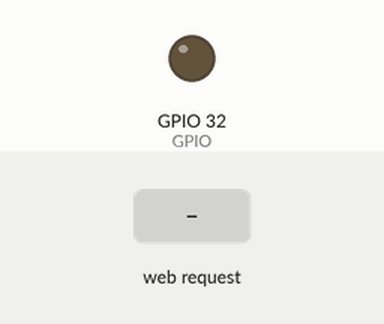
A sketch run on a simulated ESP32. Shown: output pins drawn as LEDs (lit = HIGH). The test bench sets the inputs (shaded band). WiFi joins after 1.5 s; servers stay silent unless stated; what the sketch prints to the serial monitor is not drawn.

Above: at 2.7 s.
2.8 s: HTTP request GET /bithigh received
At 3.9 s:
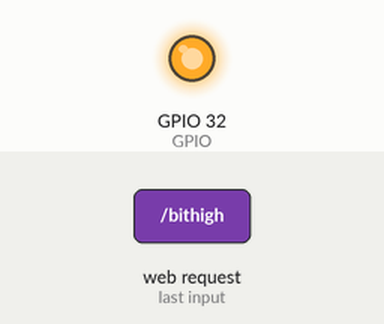
4.3 s: HTTP request GET /bitlow received
At 5.1 s:
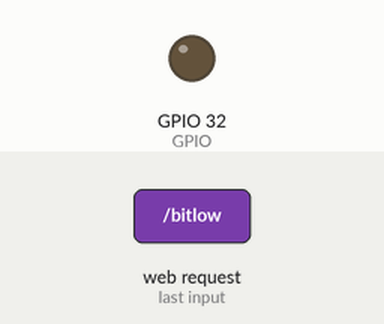
Timing chart, 0 to 7.3 s (numbered marks = the images above; inputs shaded):
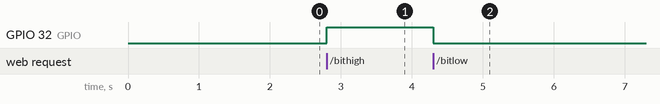

Measured:
- after the input at 2.8 s, GPIO 32 (GPIO): LOW → HIGH at once
- after the input at 4.3 s, GPIO 32 (GPIO): HIGH → LOW at once

The sketch:

servidorWeb.ino
```cpp
// Load Wi-Fi library
#include <WiFi.h>
#include <WebServer.h>

#define GPIO 32

// Replace with your network credentials
const char* ssid = "";
const char* password = "";

// Set web server port number to 80
WebServer server(80);

String page1 = "<!DOCTYPE HTML>\n<HTML>\n<H0 style='font-size:60px; color:purple;'> MI PROYECTO PHR </H0>\n<a href=\"/bitlow\"\">";
String page2 = "<button style='FONT-SIZE: 50px; HEIGHT: 200px;WIDTH: 300px; 126px; Z-INDEX: 0; TOP: 200px; background-color: #f44336; border-radius: 12px;'> APAGAR </button> </a>\n";
String page3 = "<a href=\"/bithigh\"\"> <button style='FONT-SIZE: 50px; HEIGHT: 200px;WIDTH: 300px; 126px; Z-INDEX: 0; TOP: 200px; border-radius: 12px;'> ENCENDER </button> </a>\n</html>\n";

void setup() {
  Serial.begin(115200);
  // Initialize the output variables as outputs

  pinMode (GPIO, OUTPUT);

  // Connect to Wi-Fi network with SSID and password
  Serial.print("Connecting to ");
  Serial.println(ssid);
  WiFi.begin(ssid, password);
  while (WiFi.status() != WL_CONNECTED) {
    delay(500);
    Serial.print(".");
  }
  // Print local IP address and start web server
  Serial.println("");
  Serial.println("WiFi connected.");
  Serial.println("IP address: ");
  Serial.println(WiFi.localIP());


  //Gestiona cada petición al servidor página home
  server.on("/", homePage);

  //Gestiona cada petición al servidor página para una opción
  server.on("/bithigh", bithigh);

  //Gestiona cada petición al servidor página para otra opción
  server.on("/bitlow", bitlow);

  //Recurso no encontrado
  server.onNotFound(peticionNotFound);

  server.begin();
}

void loop(){
  server.handleClient();
}

void peticionNotFound(){
  server.send(404, "text/plain", "Not found");
}

void homePage() {
  server.send(200, "text/html", page1+page2+page3);
}

void bithigh() {
  digitalWrite(GPIO, HIGH);
  server.send(200, "text/html", page1+page2+page3);
}

void bitlow() {
  digitalWrite(GPIO, LOW);
  server.send(200, "text/html", page1+page2+page3);
}
```
